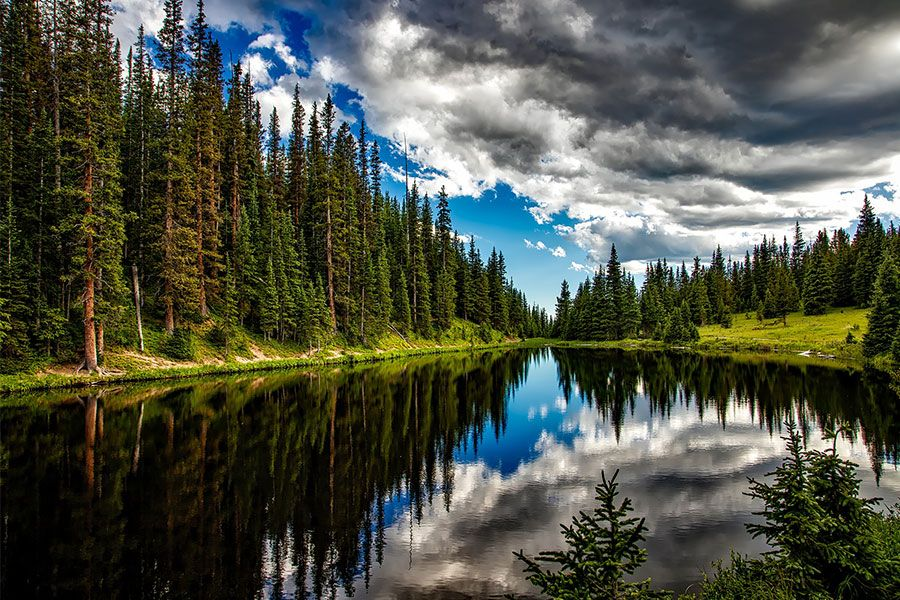
#> input picture src/img.png, 900 x 600 px
$ python basic.py
#> lines starting #> are read from the running program, lines starting #| are printed output that depends on the picture
import cv2 as cv

img = cv.imread("../src/img.png")
#> img is the input picture: shape (600, 900, 3); mean B, G, R 71.5, 83.2, 79
cv.imshow("img.png", img)

# [21 lines of commented-out code are left out]
cropped = img[100:300, 300:700]
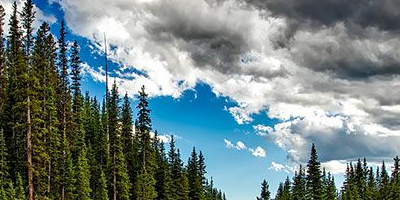
#> cropped: shape (200, 400, 3); mean B, G, R 132.1, 131.7, 114.5
cv.imshow('Cropped', cropped)

cv.waitKey(0)
